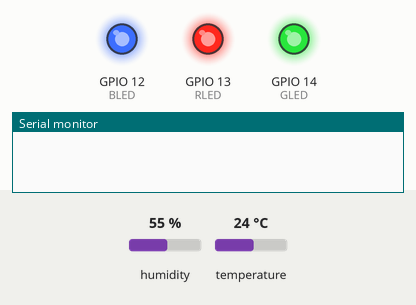
Recording of a program running on a simulated ESP8266 (NodeMCU). Shown: output pins drawn as LEDs (lit = HIGH), the last lines printed to the serial monitor. The test bench sets the inputs (shaded band); at power-on: humidity 55 %, temperature 24 °C. WiFi joins after 1.5 s; servers stay silent unless stated; uploads are accepted with an empty reply. At 2.0 s the program puts the board to deep sleep or switches it off; the recording ends there.

Above: at 0.1 s.
At 1.89 s:
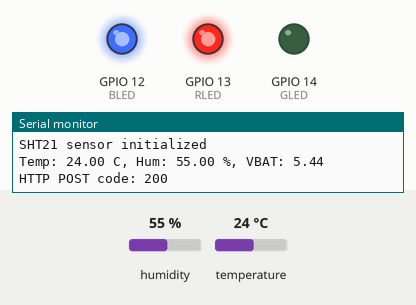
Timing chart, 0 to 2.0 s (numbered marks = the images above):
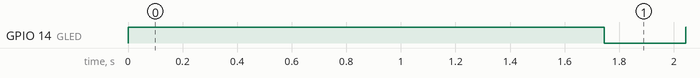

The program:

main.cpp
```cpp
#include <Arduino.h>
#include <ESP8266WiFi.h>
#include "SHT21.h"

#include <ESP8266HTTPClient.h>

const char* ssid     = "Internet2";
const char* password = "vp198808";

#define RLED 13
#define GLED 14
#define BLED 12
#define VBAT A0
#define VBAT_CORRECTION 0.0106217

#define SERIALBAUD 115200
String str_hum;
String str_temp;

#define SLEEP_TIME_SEC 1800 // 30 хвилин

SHT21 sht;
float humidity = 0.0;
float temperature = 0.0;
float vbat_raw = 0.0;


void setup() {
  pinMode(RLED, OUTPUT);
  pinMode(GLED, OUTPUT);
  pinMode(BLED, OUTPUT);
  digitalWrite(RLED, HIGH);
  digitalWrite(GLED, HIGH);
  digitalWrite(BLED, HIGH);

  Serial.begin(SERIALBAUD);

  WiFi.mode(WIFI_STA);
  WiFi.begin(ssid, password);
  WiFi.waitForConnectResult();

  Wire.begin(4, 5);
  sht.begin();
  Serial.println("SHT21 sensor initialized");

  // Чекаємо підключення до WiFi
  int wifiTries = 0;
  while (WiFi.status() != WL_CONNECTED && wifiTries < 30) {
    delay(500);
    wifiTries++;
    Serial.print(".");
  }
  Serial.println();


}


void loop() {
  // Зчитування температури та вологості з SHT21
  float temp = sht.getTemperature();
  float hum = sht.getHumidity();
  float vbat = analogRead(VBAT) * VBAT_CORRECTION;

  Serial.print("Temp: "); Serial.print(temp);
  Serial.print(" C, Hum: "); Serial.print(hum);
  Serial.print(" %, VBAT: "); Serial.println(vbat);

  // Формуємо JSON
  String mac = WiFi.macAddress();
  String json = "{";
  json += "\"battery_voltage\":" + String(vbat, 2) + ",";
  json += "\"channels\": [" + String(temp, 2) + "," + String(hum, 2) + ",0,0,0,0,0,0],";
  json += "\"input_state\":0,";
  json += "\"mac\":\"" + mac + "\",";
  json += "\"output_state\":0,";
  json += "\"userKey\":\"key\"";
  json += "}";

  bool postSuccess = false;
  if (WiFi.status() == WL_CONNECTED) {
    WiFiClient client;
    HTTPClient http;
    http.begin(client, "http://192.168.1.5:8000/sensor/data/");
    http.addHeader("Content-Type", "application/json");
    int httpCode = http.POST(json);
    Serial.print("HTTP POST code: "); Serial.println(httpCode);
    if (httpCode > 0 && httpCode < 400) {
      postSuccess = true;
    }
    http.end();
  }

  // Миготіння LED
  if (postSuccess) {
    if (vbat < 3.7) {
      digitalWrite(RLED, LOW); // Червоний
      digitalWrite(GLED, HIGH);
      delay(300);
      digitalWrite(RLED, HIGH);
    } else {
      digitalWrite(GLED, LOW); // Зелений
      digitalWrite(RLED, HIGH);
      delay(300);
      digitalWrite(GLED, HIGH);
    }
  } else {
    // Якщо не вдалося — коротке миготіння обома
    digitalWrite(BLED, LOW);
    delay(200);
    digitalWrite(BLED, HIGH);

  }

  Serial.println("Going to sleep...");
  ESP.deepSleep(SLEEP_TIME_SEC * 1000000);
}
```

Measured:
- by itself, GPIO 14 (GLED): HIGH → LOW at 1.7 s, → HIGH 0.30 s later
